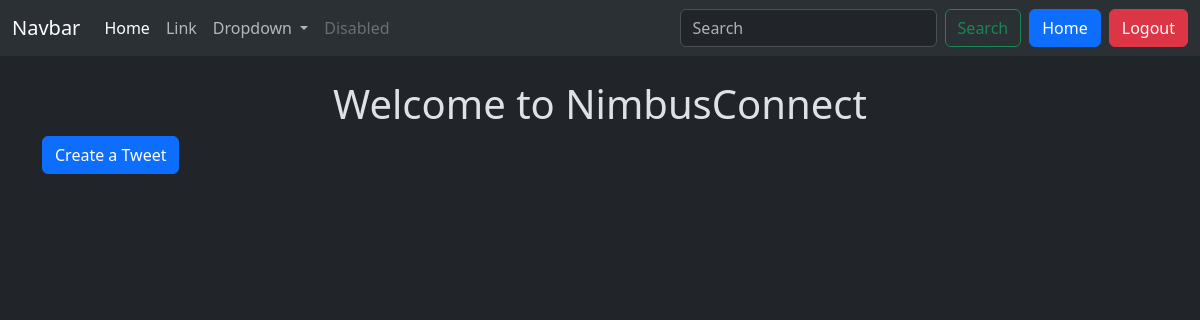
The app's page /tweet/ (signed in), older data.
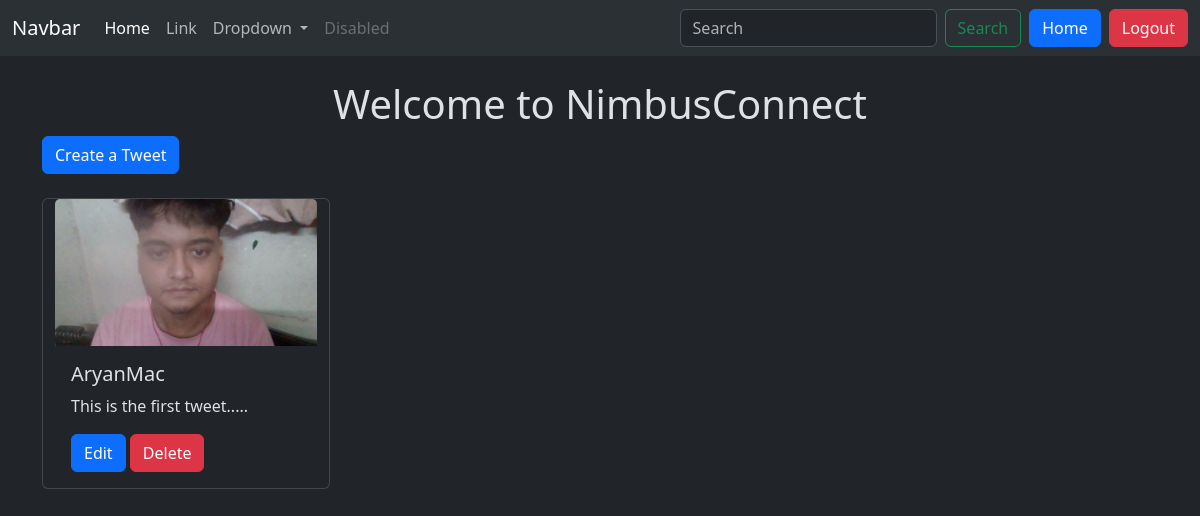
The same page, newer data.
### tweet/models.py (models this page shows, shortened)
class Tweet(models.Model):
    user = models.ForeignKey(User, on_delete=models.CASCADE)
    text = models.TextField(max_length=240)
    photo = models.ImageField(upload_to='photos/', blank=True, null=True)
    created_at = models.DateTimeField(auto_now_add=True)
    updated_at = models.DateTimeField(auto_now=True)

### tweet/views.py (the view)
# urls.py: path('', views.tweet_list, name="tweet_list"),
def tweet_list(request):
    tweets = Tweet.objects.all().order_by('-created_at')
    return render(request, 'tweet_list.html', {'tweets': tweets})

### tweet/templates/tweet_list.html (shortened to what this page needs)
{% extends "layout.html" %}
{% block content %}
    <h1 class="text-center mt-4">Welcome to NimbusConnect</h1>
    <a class= "btn btn-primary mb-4" href="{% url 'tweet_create' %}">Create a Tweet</a>
    <div class="container row gap-3">
        {% for tweet in tweets %}
        <div class="card" style="width: 18rem;">
            <img src="{{tweet.photo.url}}" class="card-img-top" alt="...">
            <div class="card-body">
              <h5 class="card-title">{{tweet.user.username}}</h5>
              <p class="card-text">{{tweet.text}}</p>
              {% if tweet.user == user %}
              <a href="{% url 'tweet_edit' tweet.id %}" class="btn btn-primary">Edit</a>
              <a href="{% url 'tweet_delete' tweet.id %}" class="btn btn-danger">Delete</a>
              {% endif %}
            </div>
          </div>
        {% endfor %}
    </div>
{% endblock %}

Row changes from the older to the newer data that the page shows:
added Tweet: photo (picture), user.username "AryanMac", text "This is the first tweet.....", shows "Edit"
